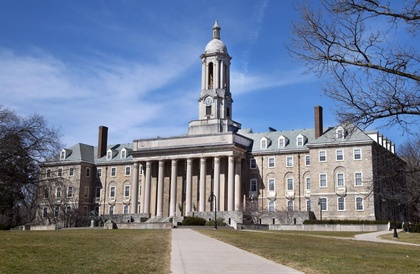
%> input picture Image Filtering and Hough Transform/ec/data2/604fb8540b419.image.jpg, 420 x 274 px, shrunk from 1200 x 782 before the run; its folder holds only this picture in this run
$ octave ec.m   (GNU Octave 9; MATLAB toolbox functions it lacks are replaced by stand-ins)
%> lines starting %> are read from the running program, lines starting %| are printed output that depends on the picture; in (x1, y1, x2, y2) boxes, pixels count from 0 and x2, y2 are one past the last pixel; in counts of white or black regions, pixels touching at a corner belong together; the program's own positions count from 1
### Image Filtering and Hough Transform/matlab/myImageFilter.m
function [img1] = myImageFilter(img0, h)
 x=flip(h,1)
 f_x=flip(x,2)
 [r,t] = size(img0);
 [a,b] = size(f_x);
 s_pad = (a-1)/2;
 padded_img = padarray(img0, [s_pad s_pad])
 padded_img = double(padded_img);
 img = zeros(r-a+1,t-b+1);

 for i = 1:r

  for j = 1:t

    img(i,j) = sum(sum(padded_img(i:i+a-1,j:j+b-1).*(f_x)));

  end

 end
 img1=img;

end

### Image Filtering and Hough Transform/matlab/myEdgeFilter.m
function [img1] = myEdgeFilter(img0, sigma)
  gaussian_filter = fspecial('gaussian', 2*ceil(3*sigma)+1, sigma);
  conv_img = myImageFilter(img0, gaussian_filter);
  x_s = fspecial('sobel')';
  img_x = myImageFilter(conv_img, x_s);
  img_x=double(img_x);
  y_s = fspecial('sobel');
  img_y = myImageFilter(conv_img, y_s);
  img_y=double(img_y);
  img_magnitude = sqrt(img_x.*img_x + img_y.*img_y);
  angle = atan2(img_y, img_x);
  img_magnitude = padarray(img_magnitude, [1, 1], 'replicate', 'both');
  al = [-1.0*pi,  7.0*pi;  1.0*pi, -7.0*pi; 3.0*pi, -5.0*pi; -3.0*pi, 5.0*pi; ] / 8.0;
  ar = [ 1.0*pi, -7.0*pi;  3.0*pi, -5.0*pi; 5.0*pi, -3.0*pi; -1.0*pi, 7.0*pi; ] / 8.0;
  img1 = img_magnitude;
  s = size(angle);
  for j = 1:4
     if j == 1
          hpi = intersect(find(angle <= ar(j,1)), find(angle >= al(j, 1)));
          hpi_1 = union(find(angle <= ar(j, 2)), find(angle >= al(j, 2)));
     else
            hpi = intersect(find(angle <= ar(j,1)), find(angle >= al(j, 1)));
            hpi_1 = intersect(find(angle <= ar(j, 2)), find(angle >= al(j, 2)));
     end
     newHpi = union(hpi, hpi_1);
     [is, js] = ind2sub(s, newHpi);
     l = size(is);
     l = l(1);
     is = is+ 1;
     js = js + 1;
     for i = 1:l
         if j == 1
              if img_magnitude(is(i),js(i)) <= img_magnitude(is(i),js(i)-1) || img_magnitude(is(i), js(i)) <= img_magnitude(is(i),js(i)+1)
                img1(is(i), js(i)) = 0;
              end
         elseif j == 2
              if img_magnitude(is(i),js(i)) <= img_magnitude(is(i)+1,js(i)+1) || img_magnitude(is(i), js(i)) <= img_magnitude(is(i)-1,js(i)-1)
                 img1(is(i), js(i)) = 0;
              end
         elseif j == 3
              if img_magnitude(is(i),js(i)) <= img_magnitude(is(i)+1,js(i)) || img_magnitude(is(i), js(i)) <= img_magnitude(is(i)-1,js(i))
                 img1(is(i), js(i)) = 0;
              end
         else
                if img_magnitude(is(i),js(i)) <= img_magnitude(is(i)-1,js(i)+1) || img_magnitude(is(i), js(i)) <= img_magnitude(is(i)+1,js(i)-1)
                    img1(is(i), js(i)) = 0;
                end
         end
     end
  end
  img1 = img1(2:end-1, 2:end-1);
end

### Image Filtering and Hough Transform/matlab/myHoughTransform.m
function [H, rhoScale, thetaScale] = myHoughTransform(Im, threshold, rhoRes, thetaRes)
    Im = Im';
    [l, m] = size(Im);
    m_rho = ceil(norm([l, m])/rhoRes);
    rho_num = m_rho + 1;
    theta_num = 2.0*pi / thetaRes;

    i = 1:theta_num;
    thetaScale = (thetaRes * (i-1));

    rhoScale = (0:rhoRes:(rhoRes*m_rho));
    rho_bin = [rhoScale - 0.5*rhoRes, rhoRes*m_rho + 0.5*rhoRes];

    pInd = find(Im > threshold);
    s = size(Im);
    [pSubx, pSuby] = ind2sub(s, pInd);

    pSubx = pSubx - 1;
    pSuby = pSuby - 1;

    H = zeros([rho_num, theta_num]);

    thetax = pSubx * cos(thetaScale);
    thetay = pSuby * sin(thetaScale);
    rho = thetax + thetay;

    for i=1:theta_num
        H(:,i) = histcounts(rho(:, i), rho_bin)';
    end

end

### Image Filtering and Hough Transform/matlab/myHoughLines.m
function [rhos, thetas] = myHoughLines(H, nLines)
 nLines=50;
 d_H = imdilate(H, strel('square', 5));
 mask = (d_H == H);
 H = H .* mask;
 [~, sInd] = sort(H(:), 'descend');
 mInd = sInd(1:nLines);
 s = size(H);
 [rhos, thetas] = ind2sub(s, mInd);
end

### Image Filtering and Hough Transform/matlab/drawLine.m
function [ img ] = drawLine( img, start, stop )

delta = 0.05 / norm(stop-start);

t = 0:delta:1;

x = start(1) + t * ( stop(1) - start(1) );
y = start(2) + t * ( stop(2) - start(2) );

if(ndims(img) == 2)
    img = repmat(img,[1 1 3]);
end

if (ischar(img))
    img = double(img) / 255;
end

x = round(x);
y = round(y);

idx = y + (x-1) * size(img,1);
img(idx) = 0;
img(idx +   size(img,1) * size(img,2)) = 1;
img(idx + 2*size(img,1) * size(img,2)) = 0;

end

### Image Filtering and Hough Transform/ec/ec.m
clear;

datadir     = 'data2';    %the directory containing the images
resultsdir  = 'results2'; %the directory for dumping results

%parameters
sigma     = 4;
threshold = 0.1;
rhoRes    = 3;
thetaRes  = pi/90;
nLines    = 50;
%end of parameters

imglist = dir(sprintf('%s/*.jpg', datadir));

for i = 1:numel(imglist)

    %read in images%
    [path, imgname, dummy] = fileparts(imglist(i).name);
    img = imread(sprintf('%s/%s', datadir, imglist(i).name));
%> img is the input picture: size 274x420x3 uint8; mean R, G, B 113.3, 125.4, 147.5

    if (ndims(img) == 3)
        img = rgb2gray(img);
%> img: size 274x420 uint8
    end

    img = double(img) / 255;
%> img: size 274x420 double

    %actual Hough line code function calls%
    [Im] = myEdgeFilter(img, sigma);
%> call 3 of myImageFilter, with h = [1 2 1; 0 0 0; -1 -2 -1]
%> after the loop in myImageFilter (call 3), `for i = 1:r`:
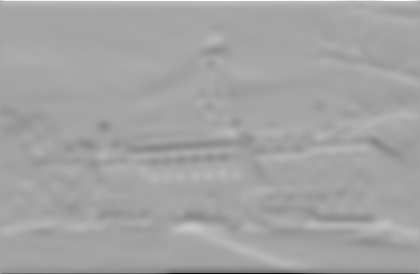
%> img: size 274x420 double; min -2, max 1.11, mean 0.00077; drawn with min black and max white
%> in myEdgeFilter, `angle = atan2(img_y, img_x);`:
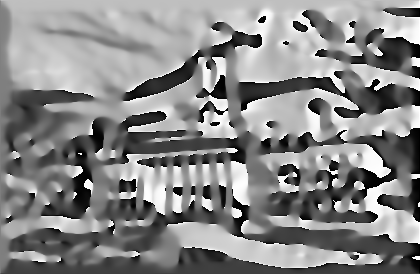
%> angle: size 274x420 double; min -3.14, max 3.14, mean 0.206; drawn with min black and max white
%> the loop in myEdgeFilter, `for j = 1:4` made 4 passes
%> l on passes 1 to 4: 24748, 20148, 49357, 20827
%> after the loop in myEdgeFilter, `for j = 1:4`:
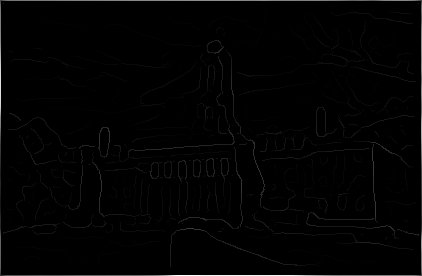
%> img1: size 276x422 double; min 0, max 2, mean 0.021; drawn with min black and max white
    [H,rhoScale,thetaScale] = myHoughTransform(Im, threshold, rhoRes, thetaRes);
%> in myHoughTransform, `Im = Im';`:
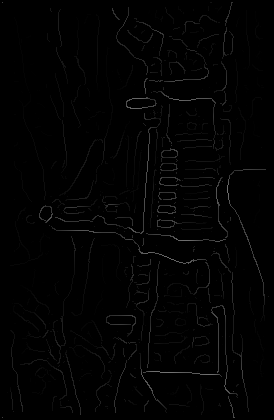
%> Im: size 420x274 double; min 0, max 0.455, mean 0.00882; mean of the top-left, top-right, bottom-left and bottom-right quarters 0.00385, 0.0114, 0.00738, 0.0127
%> in myHoughTransform, `pInd = find(Im > threshold);`: pInd = 3912 values from 843 to 111470
%> in myHoughTransform, `[pSubx, pSuby] = ind2sub(s, pInd);`: pSubx = 3912 values, max 418 at index 2, min 3 at index 1, mean 226.7; pSuby = 3912 values from 3 to 266
%> in myHoughTransform, `pSubx = pSubx - 1;`: pSubx = 3912 values, max 417 at index 2, min 2 at index 1, mean 225.7
%> in myHoughTransform, `pSuby = pSuby - 1;`: pSuby = 3912 values from 2 to 265
%> after the loop in myHoughTransform, `for i=1:theta_num`:
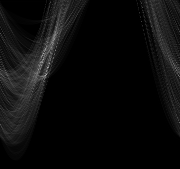
%> H: size 169x180 double; min 0, max 176, mean 11.6
%> rhoScale = 169 values from 0 to 504; thetaScale = 180 values from 0 to 6.25
    [rhos, thetas] = myHoughLines(H, nLines);
%> in myHoughLines, `mask = (d_H == H);`:
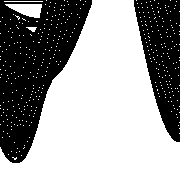
%> mask: size 169x180 logical; 58.2% white; 2 black regions, box (x1, y1, x2, y2) and area: (0, 0, 92, 163) 8570, (134, 0, 180, 142) 4143
%> in myHoughLines, `mInd = sInd(1:nLines);`: mInd = 50 values, max 30374 at index 28, min 70 at index 39, mean 10180.5
%> in myHoughLines, `[rhos, thetas] = ind2sub(s, mInd);`: rhos = 50 values, max 125 at index 49, min 13 at index 46, mean 60.78; thetas = 50 values, max 180 at index 28, min 1 at index 39, mean 60.88
    lines = houghlines(Im>threshold, 180*(thetaScale/pi), rhoScale, [rhos,thetas],'FillGap',5,'MinLength',10);
%> lines = 110 lines; longest, point1 to point2 (x, y): (211, 236) to (289, 264), (223, 242) to (291, 264), (229, 53) to (236, 122), (233, 136) to (241, 195), (208, 233) to (262, 257), (307, 224) to (365, 227)

    %everything below here just saves the outputs to files%
    fname = sprintf('%s/%s_01edge.png', resultsdir, imgname);
    imwrite(sqrt(Im/max(Im(:))), fname);
    fname = sprintf('%s/%s_02threshold.png', resultsdir, imgname);
    imwrite(Im > threshold, fname);
    fname = sprintf('%s/%s_03hough.png', resultsdir, imgname);
    imwrite(H/max(H(:)), fname);
    fname = sprintf('%s/%s_04lines.png', resultsdir, imgname);

    img2 = img;
    for j=1:numel(lines)
       img2 = drawLine(img2, lines(j).point1, lines(j).point2);
    end
%> this loop made 110 passes
%> delta in drawLine on passes 1 to 12: 0.00128, 0.005, 0.00385, 0.00357, 0.00312, 0.00453, 0.000861, 0.00278, 0.00417, 0.00417, 0.005, 0.005
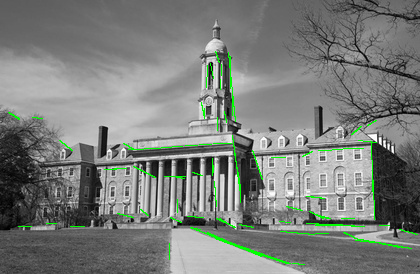
%> img2: size 274x420x3 double; mean R, G, B 0.479, 0.495, 0.479
    imwrite(img2, fname);
end

$ run again, on Image Filtering and Hough Transform/ec/data2/flower.jpg
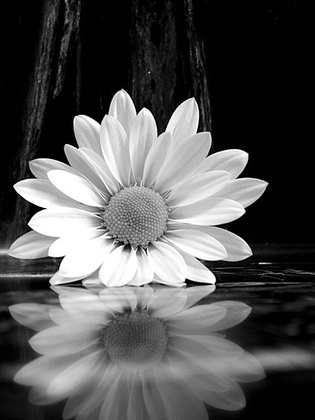
%> input picture Image Filtering and Hough Transform/ec/data2/flower.jpg, 315 x 420 px, shrunk from 480 x 640 before the run
%> img is the input picture: size 420x315x3 uint8; min 0, max 255, mean 83.4
%> padded_img: size 422x317 double
%> the loop in myEdgeFilter, `for j = 1:4` made 4 passes
%> l on passes 1 to 4: 44266, 27252, 35656, 25126
%> pInd = 4202 values from 679 to 131563
%> in myHoughTransform, `[pSubx, pSuby] = ind2sub(s, pInd);`: pSubx = 4202 values, max 313 at index 3573, min 3 at index 2064, mean 128.6; pSuby = 4202 values from 3 to 418
%> in myHoughTransform, `pSubx = pSubx - 1;`: pSubx = 4202 values, max 312 at index 3573, min 2 at index 2064, mean 127.6
%> in myHoughTransform, `pSuby = pSuby - 1;`: pSuby = 4202 values from 2 to 417
%> after the loop in myHoughTransform, `for i=1:theta_num`:
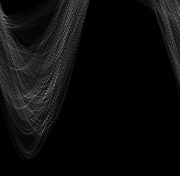
%> H: size 176x180 double; min 0, max 136, mean 12
%> `[H,rhoScale,thetaScale] = myHoughTransform(Im, threshold, rhoRes, thet..`: rhoScale = 176 values from 0 to 525; thetaScale = 180 values from 0 to 6.25
%> mask: size 176x180 logical; 61.2% white; 2 black regions, box (x1, y1, x2, y2) and area: (0, 0, 92, 163) 10344, (134, 0, 180, 103) 1945
%> mInd = 50 values, max 31519 at index 6, min 11 at index 20, mean 11433.7
%> in myHoughLines, `[rhos, thetas] = ind2sub(s, mInd);`: rhos = 50 values, max 130 at index 35, min 3 at index 26, mean 53.52; thetas = 50 values, max 180 at index 6, min 1 at index 20, mean 65.66
%> lines = 102 lines; longest, point1 to point2 (x, y): (37, 192) to (89, 213), (31, 188) to (79, 211), (79, 156) to (114, 195), (53, 159) to (94, 189), (3, 280) to (51, 280), (60, 162) to (96, 192)
%> the loop `for j=1:numel(lines)` made 102 passes
%> delta in drawLine on passes 1 to 8: 0.00385, 0.005, 0.00104, 0.005, 0.00313, 0.00313, 0.00294, 0.005
%> after the loop `for j=1:numel(lines)`:
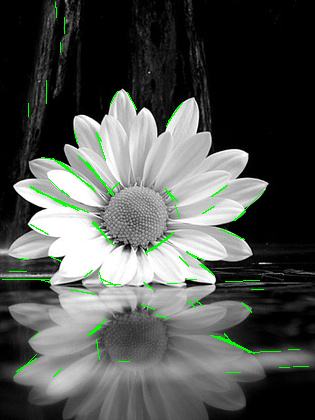
%> img2: size 420x315x3 double; mean R, G, B 0.319, 0.333, 0.319

$ run again, on Image Filtering and Hough Transform/ec/data2/Sunflower_from_Silesia2.jpg
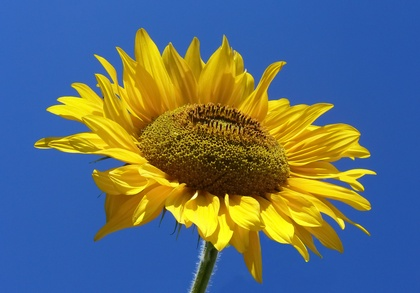
%> input picture Image Filtering and Hough Transform/ec/data2/Sunflower_from_Silesia2.jpg, 420 x 293 px, shrunk from 2434 x 1697 before the run
%> img is the input picture: size 293x420x3 uint8; mean R, G, B 93.3, 110.1, 116.6
%> padded_img: size 295x422 double
%> the loop in myEdgeFilter, `for j = 1:4` made 4 passes
%> l on passes 1 to 4: 32161, 29504, 39721, 21674
%> pInd = 3541 values from 843 to 122218
%> in myHoughTransform, `[pSubx, pSuby] = ind2sub(s, pInd);`: pSubx = 3541 values, max 418 at index 2, min 3 at index 1, mean 210.2; pSuby = 3541 values from 3 to 291
%> in myHoughTransform, `pSubx = pSubx - 1;`: pSubx = 3541 values, max 417 at index 2, min 2 at index 1, mean 209.2
%> in myHoughTransform, `pSuby = pSuby - 1;`: pSuby = 3541 values from 2 to 290
%> after the loop in myHoughTransform, `for i=1:theta_num`:
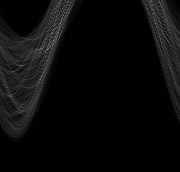
%> H: size 172x180 double; min 0, max 151, mean 10.3
%> `[H,rhoScale,thetaScale] = myHoughTransform(Im, threshold, rhoRes, thet..`: rhoScale = 172 values from 0 to 513; thetaScale = 180 values from 0 to 6.25
%> mask: size 172x180 logical; 62.5% white; 2 black regions, box (x1, y1, x2, y2) and area: (0, 0, 92, 172) 8079, (134, 0, 180, 142) 3540
%> mInd = 50 values, max 28765 at index 22, min 1292 at index 31, mean 14426
%> in myHoughLines, `[rhos, thetas] = ind2sub(s, mInd);`: rhos = 50 values, max 88 at index 31, min 3 at index 10, mean 33; thetas = 50 values, max 168 at index 22, min 8 at index 31, mean 84.68
%> lines = 114 lines; longest, point1 to point2 (x, y): (305, 177) to (368, 200), (136, 46) to (163, 98), (316, 181) to (369, 201), (305, 177) to (354, 194), (315, 180) to (364, 197), (127, 149) to (164, 174)
%> the loop `for j=1:numel(lines)` made 114 passes
%> delta in drawLine on passes 1 to 8: 0.00254, 0.00134, 0.00228, 0.00262, 0.00439, 0.005, 0.00286, 0.00455
%> after the loop `for j=1:numel(lines)`:
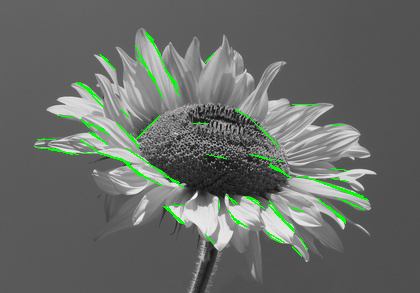
%> img2: size 293x420x3 double; mean R, G, B 0.404, 0.422, 0.404

$ run again, on Image Filtering and Hough Transform/ec/data2/dice.jpg
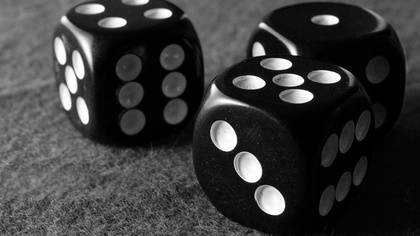
%> input picture Image Filtering and Hough Transform/ec/data2/dice.jpg, 420 x 236 px, shrunk from 1920 x 1080 before the run
%> img is the input picture: size 236x420x3 uint8; min 0, max 255, mean 58.4
%> padded_img: size 238x422 double
%> the loop in myEdgeFilter, `for j = 1:4` made 4 passes
%> l on passes 1 to 4: 27680, 22038, 27701, 21701
%> pInd = 3407 values from 843 to 97282
%> in myHoughTransform, `[pSubx, pSuby] = ind2sub(s, pInd);`: pSubx = 3407 values, max 418 at index 11, min 3 at index 1, mean 213.6; pSuby = 3407 values from 3 to 232
%> in myHoughTransform, `pSubx = pSubx - 1;`: pSubx = 3407 values, max 417 at index 11, min 2 at index 1, mean 212.6
%> in myHoughTransform, `pSuby = pSuby - 1;`: pSuby = 3407 values from 2 to 231
%> `[H,rhoScale,thetaScale] = myHoughTransform(Im, threshold, rhoRes, thet..`: rhoScale = 162 values from 0 to 483; thetaScale = 180 values from 0 to 6.25
%> mask: size 162x180 logical; 61.7% white; 2 black regions, box (x1, y1, x2, y2) and area: (0, 0, 91, 142) 7048, (134, 0, 180, 142) 4118
%> mInd = 50 values, max 27599 at index 22, min 3313 at index 28, mean 13212.8
%> in myHoughLines, `[rhos, thetas] = ind2sub(s, mInd);`: rhos = 50 values, max 73 at index 28, min 1 at index 11, mean 26.02; thetas = 50 values, max 171 at index 22, min 21 at index 28, mean 82.4
%> lines = 82 lines; longest, point1 to point2 (x, y): (261, 19) to (297, 47), (200, 185) to (229, 220), (71, 127) to (110, 149), (203, 191) to (233, 222), (59, 21) to (86, 53), (219, 90) to (257, 107)
%> the loop `for j=1:numel(lines)` made 82 passes
%> delta in drawLine on passes 1 to 8: 0.00227, 0.005, 0.00263, 0.00227, 0.00119, 0.0011, 0.00385, 0.00312
%> `imwrite(img2, fname);`:
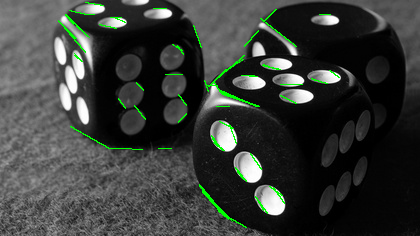
%> saved as dice_04lines.png: size 236x420x3 uint8; mean R, G, B 57, 60.9, 57
